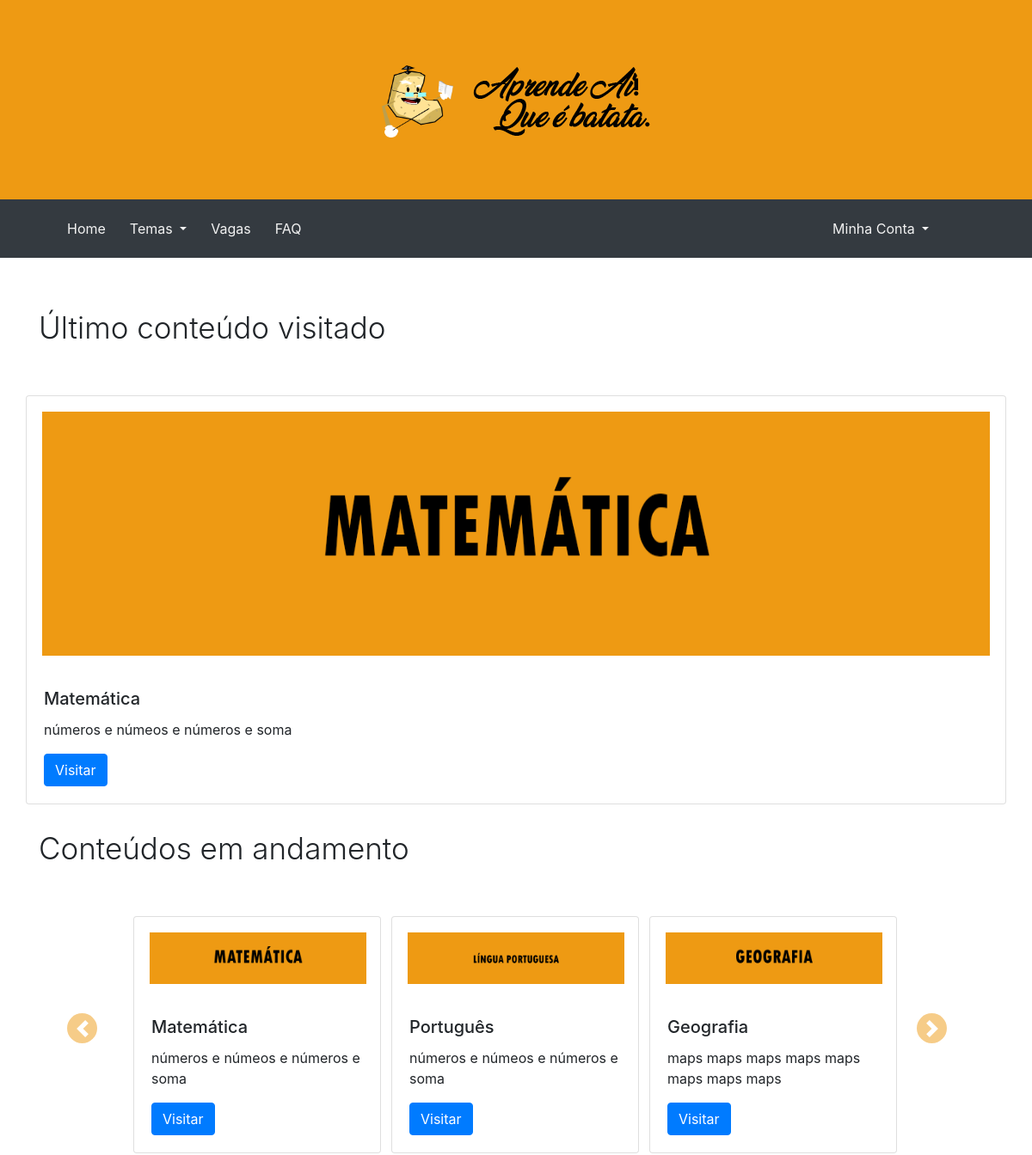
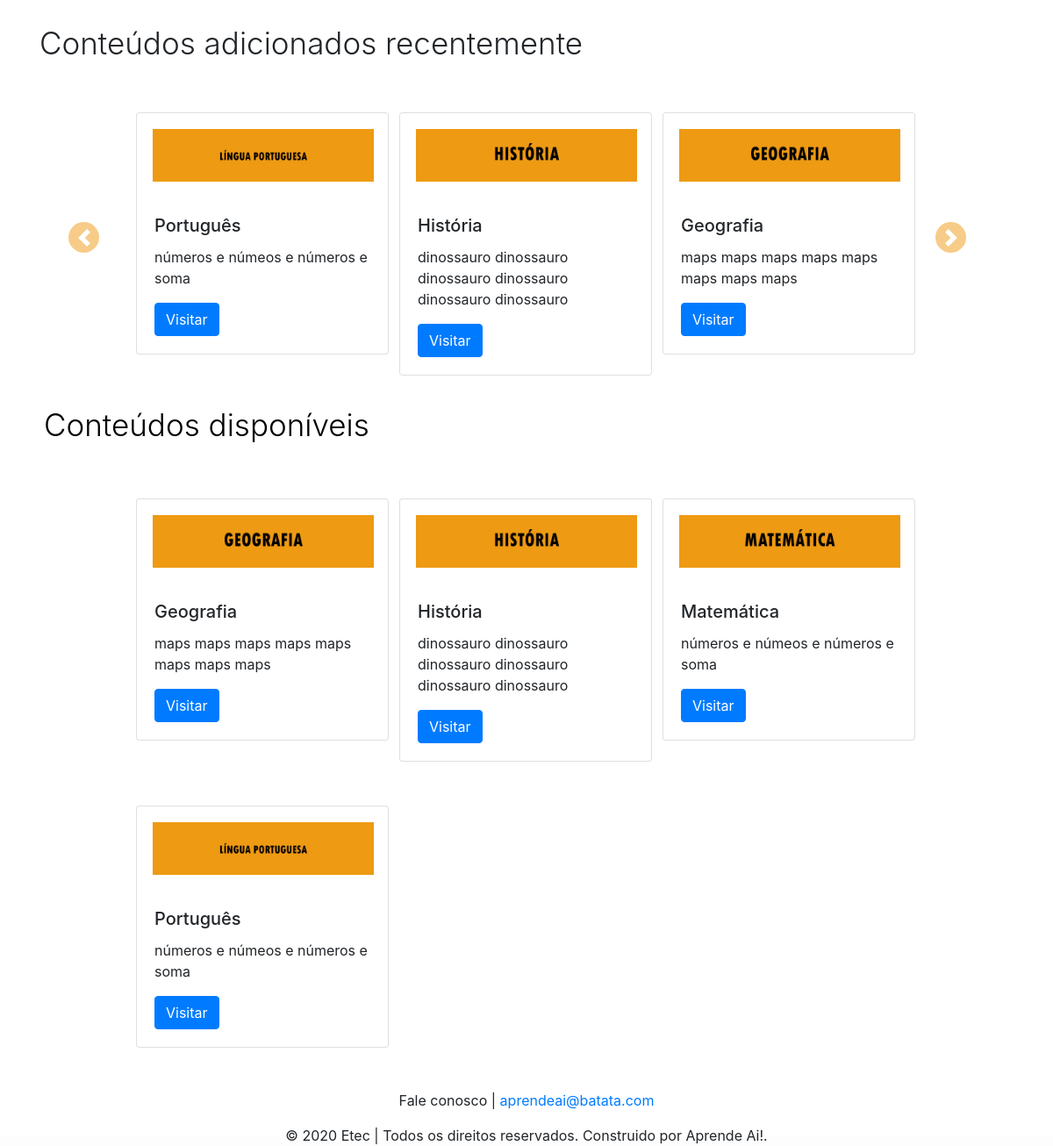
The page /?page=Cursos (signed in) on the database its author committed (2 pictures, top to bottom).
### tables this page shows
CREATE TABLE `tb_curso` (
  `id_curso` int(11) NOT NULL,
  `nm_curso` varchar(60) NOT NULL,
  `descricao_curso` varchar(500) NOT NULL,
  `img_curso` varchar(900) NOT NULL,
  `date_post` date NOT NULL,
  `tema_curso` int(11) NOT NULL
);

### controllers/controllerCursos.php (called while the page is built)
<?php
    class Pages{
        public function ExibirCursos(){
            require 'views/header_logado.php';
            require 'views/Cursos.php';
            require 'views/footer.php';
        }
    }
?>

### controllers/urls.php (called while the page is built, shortened)
<?php
    class Urls{
        public function Cursos(){
            require 'controllers/controllerCursos.php';
            $pages = new Pages;
            $pages->ExibirCursos();
          }
    }
?>

### utils/FunCursos.php (the view, shortened to what this page needs)
<?php
class FunCursos{
  function ExibeCursos(){
    $conect = new Conexao;
    $con = $conect->Conecta();
    $SelecaoCurso = mysqli_query($con,"SELECT * FROM tb_curso ORDER BY nm_curso ASC");
    echo "<h1 class='display-3'>Conteúdos disponíveis</h1>
            <div class='row'>";
      while($exibicao = mysqli_fetch_array($SelecaoCurso)){
      echo  "
                    <div class='col-sm-2'>
                        <div class='card' style='width: 18rem;'>
                          <img class='card-img-top' id='img_card' src='views/img/img_cursos/" . $exibicao['img_curso'] . "' alt='Imagem de capa do card'>
                          <div class='card-body'>
                            <h5 class='card-title'>" . $exibicao['nm_curso'] . " </h5>
                            <p class='card-text'>" . $exibicao['descricao_curso'] . " </p>
                            <form action='?page=assuntos' method='post'>
                                <button class='btn btn-primary' name='Btn_assunto' value='" . $exibicao['id_curso'] . "'>Visitar</button>
                            </form>
                          </div>
                        </div>
                  </div>";
        }
      echo "</div>";
    }
  function ExibeConteudosAdicionados(){
      $conect = new Conexao;
      $con = $conect->Conecta();
      $count = 0;
      $SelecaoCurso = mysqli_query($con,"SELECT *
                                         FROM tb_curso
                                         ORDER BY date_post
                                         DESC LIMIT 6");
      echo "<h5 class='display-3'>Conteúdos adicionados recentemente</h5>";
      echo "<div id='carouselExampleControls' class='carousel slide' data-ride='carousel' data-interval='0'>";
      while($exibicao = mysqli_fetch_array($SelecaoCurso)){
            if($count == 0){
              echo   "<div class='carousel-inner'>
                      <div class='carousel-item active'>
                          <div class='row'>";
            }
            if($count == 3){
              echo "<div class='carousel-item'>
                      <div class='row'>";
            }
            echo  "    <div class='col-sm-2'>
                            <div class='card' style='width: 18rem;'>
                              <img class='card-img-top' id='img_card' src='views/img/img_cursos/" . $exibicao['img_curso'] . "' alt='Imagem de capa do card'>
                              <div class='card-body'>
                                <h5 class='card-title'>" . $exibicao['nm_curso'] . " </h5>
                                <p class='card-text'>" . $exibicao['descricao_curso'] . " </p>
                                <form action='?page=assuntos' method='post'>
                                    <button class='btn btn-primary' name='Btn_assunto' value='" . $exibicao['id_curso'] . "'>Visitar</button>
                                </form>
                              </div>
                            </div>
                        </div>";
            if($count == 2){
                echo "</div>
                  </div>";
              }
            $count += 1;
          }
          if($count > 3){
            echo "              </div>
                          </div>
                      </div>
                            <a class='carousel-control-prev' href='#carouselExampleControls' role='button' data-slide='prev'>
                              <span class='carousel-control-prev-icon' aria-hidden='true'></span>
                              <span class='sr-only'>Anterior</span>
                            </a>
                            <a class='carousel-control-next' href='#carouselExampleControls' role='button' data-slide='next'>
                              <span class='carousel-control-next-icon' aria-hidden='true'></span>
                              <span class='sr-only'>Próximo</span>
                            </a>";
          }
        echo "</div>";
    }
  function ExibeUltimoConteudoAcessado(){
        $conect = new Conexao;
        $con = $conect->Conecta();
        $ultimoCursoSelecionado = mysqli_query($con,"SELECT *
                                                     FROM tb_curso_usuario
                                                     WHERE id_usuario_cu = " . $_SESSION['usuario_logado'] . " ORDER BY date_access DESC LIMIT 1;");
        $SelecaoUltimoCurso = mysqli_fetch_array($ultimoCursoSelecionado);
        $SelecaoCurso = mysqli_query($con,"SELECT *
                                           FROM tb_curso
                                           WHERE id_curso =".$SelecaoUltimoCurso['id_curso_cu']);
        $result = mysqli_num_rows($ultimoCursoSelecionado);
        if($result != false){
          echo "<h5 class='display-3'>Último conteúdo visitado</h5>
                 <div class='row'>";
           while($exibicao = mysqli_fetch_array($SelecaoCurso)){
             echo  "      <div class='card'>
                             <img class='card-img-top' id='UltimoCard' src='views/img/img_cursos/" . $exibicao['img_curso'] . "' alt='Imagem de capa do card'>
                             <div class='card-body'>
                               <h5 class='card-title'>" . $exibicao['nm_curso'] . " </h5>
                               <p class='card-text'>" . $exibicao['descricao_curso'] . " </p>
                               <form action='?page=assuntos' method='post'>
                                   <button class='btn btn-primary' name='Btn_assunto' value='" . $exibicao['id_curso'] . "'>Visitar</button>
                               </form>
                             </div>
                           </div>";
               }
           echo "</div>";
        }
      }
  function ExibeConteudosAcessados(){
    $conect = new Conexao;
    $con = $conect->Conecta();
    $count = 0;
    $SelecaoAcessadosQuery = mysqli_query($con,"SELECT id_curso,nm_curso, descricao_curso, img_curso
                                                FROM tb_curso_usuario
                                                INNER JOIN tb_Curso ON tb_curso_usuario.id_curso_cu = tb_Curso.id_curso
                                                WHERE id_usuario_cu = " . $_SESSION['usuario_logado'] . "
                                                ORDER BY date_access DESC LIMIT 6;");
    $result = mysqli_num_rows($SelecaoAcessadosQuery);
    if($result != false){
      echo "<h5 class='display-3'>Conteúdos em andamento</h5>";
      echo "<div id='carouselExampleIndicators' class='carousel slide' data-ride='carousel' data-interval='0'>";
      while($SelecaoAcessados = mysqli_fetch_array($SelecaoAcessadosQuery)){
            if($count == 0){
              echo   "<div class='carousel-inner'>
                      <div class='carousel-item active'>
                          <div class='row'>";
            }
            if($count == 3){
              echo "<div class='carousel-item'>
                      <div class='row'>";
            }
            echo  "    <div class='col-sm-2'>
                            <div class='card' style='width: 18rem;'>
                              <img class='card-img-top' id='img_card' src='views/img/img_cursos/" . $SelecaoAcessados['img_curso'] . "' alt='Imagem de capa do card'>
                              <div class='card-body'>
                                <h5 class='card-title'>" . $SelecaoAcessados['nm_curso'] . " </h5>
                                <p class='card-text'>" . $SelecaoAcessados['descricao_curso'] . " </p>
                                <form action='?page=assuntos' method='post'>
                                    <button class='btn btn-primary' name='Btn_assunto' value='" . $SelecaoAcessados['id_curso'] . "'>Visitar</button>
                                </form>
                              </div>
                            </div>
                        </div>";
            if($count == 2){
                echo "</div>
                  </div>";
              }
            $count += 1;
          }
          if($count > 3){
            echo "              </div>
                          </div>
                      </div>
                            <a class='carousel-control-prev' href='#carouselExampleIndicators' role='button' data-slide='prev'>
                              <span class='carousel-control-prev-icon' aria-hidden='true'></span>
                              <span class='sr-only'>Anterior</span>
                            </a>
                            <a class='carousel-control-next' href='#carouselExampleIndicators' role='button' data-slide='next'>
                              <span class='carousel-control-next-icon' aria-hidden='true'></span>
                              <span class='sr-only'>Próximo</span>
                            </a>";
          }
        echo "</div>";
    }
  }
}
 ?>

### index.php (shortened to what this page needs)
<?php
    require 'controllers/urls.php';
    $pages = new Urls;
    if(isset($_GET['page'])){
        switch($_GET['page']){
            case 'Cursos': $pages->Cursos();
            break;
        }
    }else{
        $pages->Home();
    }
?>

### views/header_logado.php (shortened to what this page needs)
<!DOCTYPE html>
<html lang="pt-br">
<head>
  <link rel="stylesheet" href="css/styles_geral.css">
 <link rel="stylesheet" href="css/styles_header.css">
 <link rel="stylesheet" href="css/bootstrap.css">
 <link rel="stylesheet" href="https://use.fontawesome.com/releases/v5.13.1/css/all.css">
</head>
<body>
<div class="py-5"><center>
    <img src="./views/img/menu-sticky.png" alt="Menu Sticky Aprende Ai!" id="img_menu_sticky">
</center></div>
<nav id="navbar" class="navbar navbar-expand-lg navbar-light bg-light"  style="z-index: 4;">
  <div class="collapse navbar-collapse ml-5"  id="navbarSupportedContent">
    <ul class="navbar-nav mr-auto">
      <li class="nav-item active">
        <a class="nav-link" href="?page=Cursos">Home</a>
      </li>
      <li class="nav-item dropdown">
        <a class="nav-link dropdown-toggle" href="#" id="navbarDropdown" role="button" data-toggle="dropdown" aria-haspopup="true" aria-expanded="false">
          Temas
        </a>
      </li>
       <li class="nav-item">
         <a class="nav-link" href="?page=vagas">Vagas</a>
       </li>
      <li class="nav-item">
        <a class="nav-link" href="?page=forum">FAQ</a>
      </li>
    </ul>
    <ul class="navbar-nav" style="margin-left: 1%; margin-right: 8%;">
      <li class="nav-item dropdown">
        <a class="nav-link dropdown-toggle" href="#" id="navbarDropdown" role="button" data-toggle="dropdown" aria-haspopup="true" aria-expanded="false">
          Minha Conta
        </a>
      </li>
    </ul>
  </div>
</nav>

### views/Cursos.php (shortened to what this page needs)
<html lang="pt" dir="ltr">
<link rel="stylesheet" href="css/styles_Cursos.css">
<div class="container">
<?php
  require './utils/FunCursos.php';
  $Functions = new FunCursos;
  $ExebirUltimoConteudoAcessado = $Functions->ExibeUltimoConteudoAcessado();
  $ExibirConteudosAcessados = $Functions->ExibeConteudosAcessados();
  $ExibirCursosRecentes = $Functions->ExibeConteudosAdicionados();
  $ExibirTodosOsCursos =  $Functions->ExibeCursos();
 ?>
</html>

### views/footer.php (shortened to what this page needs)
<footer class="mt-5">
	<div class="principal">
		<p>Fale conosco | <a href="mailto: aprendeai@batata.com">aprendeai@batata.com</a> </p>
		<p>© 2020 Etec | Todos os direitos reservados. Construido por Aprende Ai!.</p>
	</div>
</footer>
</body>
</html>

### css/styles_geral.css (style rules this page uses)
* { margin:0; padding:0; }
html { display: block; }
html, body { height:100%; background-color: #fdfdfd; padding: 0 0 10px 0; }
body { margin: 0; font: 20px Arial, Helvetica, sans-serif; color: #000000; width:100%; }
.principal { text-align: center; margin: 0 auto; }
h1 { color: #000000; padding: 5px; }
img { padding: 18px; }

### css/styles_header.css (style rules this page uses)
#navbarSupportedContent a { color: #fdfdfd; }

### css/styles_Cursos.css (style rules this page uses)
.card { margin-top: 50px; }
.display-3 { font-size: 35px; margin-top: 30px; }
.col-sm-2 { margin-left: 110px; }
.carousel-control-prev, .carousel-control-next { position: absolute; top: 50%; bottom: 0; z-index: 0; display: -ms-flexbox; display: flex; -ms-flex-align: center; align-items: center; -ms-flex-pack: center; justify-content: center; height: 35px; width: 35px; color: #ee9a13; text-align: center; background-color: #ee9a13; opacity: 0.5; transition: opacity cubic-bezier(0.25, 0.1, 0.04, 1.14); transition-delay: 0s; border-radius: 20px; }
.carousel-control-next { left: 92%; }
.carousel-control-prev { left: 3%; }
#img_card { width: 18rem; height: 6rem; }
#UltimoCard { height: 20rem; }

### views/header_logado.php (style rules this page uses)
#navbar { background-color: #333; }
#navbar a { float: left; display: block; color: #f2f2f2; text-align: center; padding: 14px; text-decoration: none; }
.py-5 { background:#ee9a13; }

### rows shown on the page
tb_curso: img_curso (picture), nm_curso "Matemática", descricao_curso "números e númeos e números e soma", $exibicao['id_curso'] 1 (drawn), $SelecaoAcessados['id_curso'] 1 (drawn)
tb_curso: img_curso (picture), nm_curso "Português", descricao_curso "números e númeos e números e soma", $SelecaoAcessados['id_curso'] 2 (drawn), $exibicao['id_curso'] 2 (drawn)
tb_curso: img_curso (picture), nm_curso "Geografia", descricao_curso "maps maps maps maps maps maps maps maps", $SelecaoAcessados['id_curso'] 3 (drawn), $exibicao['id_curso'] 3 (drawn)
tb_curso: img_curso (picture), nm_curso "História", descricao_curso "dinossauro dinossauro dinossauro dinossauro dinossauro dinossauro", $exibicao['id_curso'] 4 (drawn)
